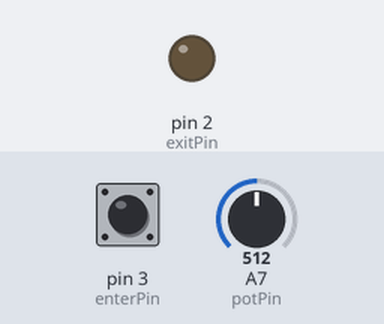
A sketch run on a simulated Arduino Nano, built with avr-gcc and run on an emulated ATmega328P. On the bench: output pins drawn as LEDs (lit = HIGH). The test bench sets the inputs (shaded band); at power-on: pin 3 (enterPin) HIGH, A7 (potPin) = 512.

Above: at 1.7 s.
1.8 s: pin 3 (enterPin) pulled LOW for 0.15 s
At 1.94 s:
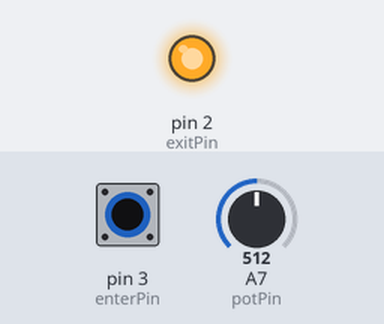
Timing chart, 0 to 4.8 s (numbered marks = the images above; inputs shaded):
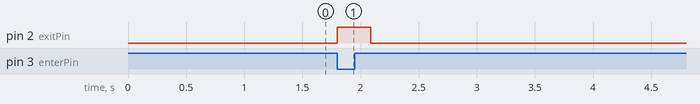

Measured:
- after the input at 1.8 s, pin 2 (exitPin): LOW → HIGH at once, → LOW 0.29 s later

The sketch:

Switch_Modifier.ino
```cpp
// Switch Modifier
// Created by Rachelle Bernier
// Stan Cassidy Centre for Rehabilitation, Rehabilitation Engineering Department
// September 2019


unsigned long potPin = A7; //potentiometer input
unsigned long enterPin = 3; //digital input signal
unsigned long exitPin = 2; //digital output signal
int temp; //temporary placeholder for analog input value from potentiometer
int holdTime; //output momentary signal duration
boolean flag = 0; //identifier to ensure user releases input before another activation can be completed


void setup() {
  pinMode(potPin, INPUT);
  pinMode(enterPin, INPUT_PULLUP);
  pinMode(exitPin, OUTPUT);
  digitalWrite(exitPin, LOW);
  //Serial.begin(9600); //uncomment for testing purposes
  delay(500);
}
void loop() {

// SECTION A: The following section of code sets a threshold for a momentary output signal duration given the input from the potentiometer.
  temp = analogRead(potPin);
  holdTime = map(temp, 0, 920, 20, 500);

  //Serial.println(holdTime); //uncomment for testing purposes
  if ((digitalRead(enterPin) == LOW) && flag == 0) {
    flag = 1;
    digitalWrite(exitPin, HIGH);
    delay(holdTime);
    digitalWrite(exitPin, LOW);
  }

  if (digitalRead(enterPin) == HIGH)
  {
  flag = 0;
  }
///////////////////////////////////////////////////////////////////////////////////////////////////////////
// SECTION B: The following section of code sets the switch modifier to latching mode. Comment out section A if you would like the modifier to be in latching mode.
// if ((digitalRead(enterPin) == LOW) && flag == 0) {
//  flag = 1;
//  digitalWrite(exitPin, HIGH);
// }
// if ((digitalRead(enterPin) == LOW) && flag == 1) {
//  flag = 0;
//  digitalWrite(exitPin, LOW);
// }
//////////////////////////////////////////////////////////////////////////////////////////////////////////
}
```
